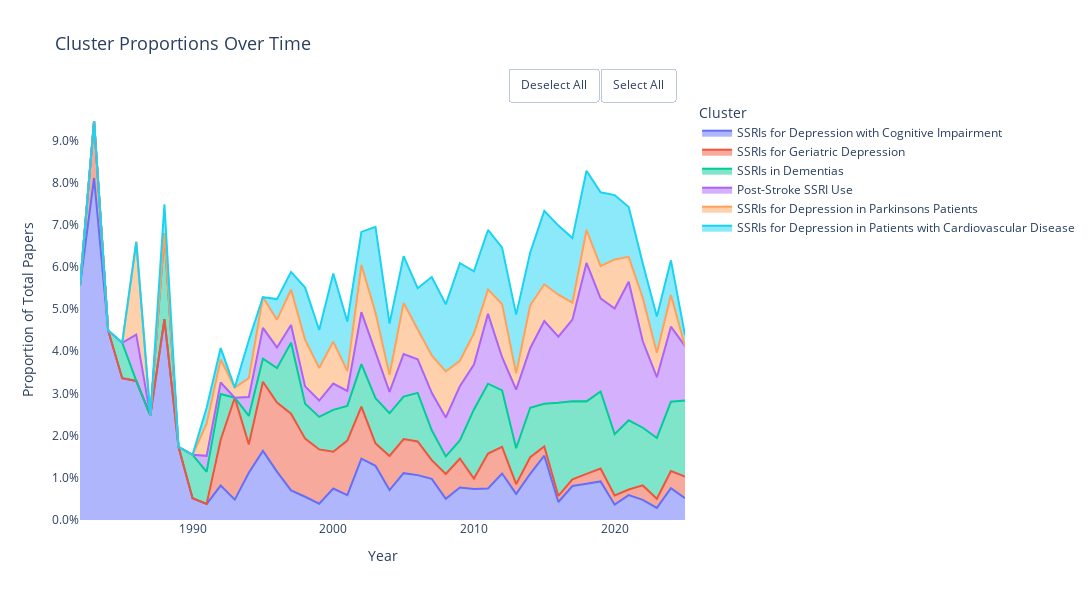

The notebook cell saved with this chart:
### Code cell
fig2

### Figure 1 — Plotly figure (JSON) as saved in the notebook; plotly's stock layout.template omitted (floating-point values rounded to 4 significant figures)
{"data": [{"fillpattern": {"shape": ""}, "hovertemplate": "<b>%{fullData.name}</b><br>Year: %{x}<br>Proportion: %{y:.2%}<extra></extra>", "legendgroup": "SSRIs for Depression with Cognitive Impairment", "line": {"color": "#636EFA"}, "marker": {"symbol": "circle"}, "mode": "lines", "name": "SSRIs for Depression with Cognitive Impairment", "orientation": "v", "showlegend": true, "stackgroup": "1", "type": "scatter", "x": [1982, 1983, 1984, 1985, 1986, 1987, 1988, 1989, 1990, 1991, 1992, 1993, 1994, 1995, 1996, 1997, 1998, 1999, 2000, 2001, 2002, 2003, 2004, 2005, 2006, 2007, 2008, 2009, 2010, 2011, 2012, 2013, 2014, 2015, 2016, 2017, 2018, 2019, 2020, 2021, 2022, 2023, 2024, 2025], "xaxis": "x", "y": [0.05556, 0.08108, 0.04494, 0.03361, 0.03297, 0.02479, 0.04762, 0.01734, 0.005155, 0.003802, 0.008152, 0.004831, 0.01121, 0.01639, 0.01146, 0.007003, 0.00551, 0.003861, 0.007463, 0.005882, 0.01456, 0.01283, 0.007085, 0.0111, 0.01064, 0.009752, 0.005029, 0.007719, 0.007371, 0.007457, 0.01102, 0.006182, 0.01096, 0.01524, 0.004274, 0.008052, 0.008594, 0.009139, 0.003634, 0.005909, 0.004785, 0.002882, 0.007524, 0.005155], "yaxis": "y"}, {"fillpattern": {"shape": ""}, "hovertemplate": "<b>%{fullData.name}</b><br>Year: %{x}<br>Proportion: %{y:.2%}<extra></extra>", "legendgroup": "SSRIs for Geriatric Depression", "line": {"color": "#EF553B"}, "marker": {"symbol": "circle"}, "mode": "lines", "name": "SSRIs for Geriatric Depression", "orientation": "v", "showlegend": true, "stackgroup": "1", "type": "scatter", "x": [1982, 1983, 1984, 1985, 1986, 1987, 1988, 1989, 1990, 1991, 1992, 1993, 1994, 1995, 1996, 1997, 1998, 1999, 2000, 2001, 2002, 2003, 2004, 2005, 2006, 2007, 2008, 2009, 2010, 2011, 2012, 2013, 2014, 2015, 2016, 2017, 2018, 2019, 2020, 2021, 2022, 2023, 2024, 2025], "xaxis": "x", "y": [0.0, 0.01351, 0.0, 0.0, 0.0, 0.0, 0.0, 0.0, 0.0, 0.0, 0.01087, 0.02415, 0.006726, 0.01639, 0.01637, 0.01821, 0.01377, 0.01287, 0.008706, 0.01294, 0.01232, 0.005348, 0.008097, 0.008073, 0.007979, 0.004433, 0.005868, 0.006861, 0.002457, 0.008285, 0.006299, 0.002318, 0.003915, 0.002177, 0.001425, 0.00161, 0.002344, 0.003046, 0.00218, 0.001313, 0.003418, 0.002161, 0.004104, 0.005155], "yaxis": "y"}, {"fillpattern": {"shape": ""}, "hovertemplate": "<b>%{fullData.name}</b><br>Year: %{x}<br>Proportion: %{y:.2%}<extra></extra>", "legendgroup": "SSRIs in Dementias", "line": {"color": "#00CC96"}, "marker": {"symbol": "circle"}, "mode": "lines", "name": "SSRIs in Dementias", "orientation": "v", "showlegend": true, "stackgroup": "1", "type": "scatter", "x": [1982, 1983, 1984, 1985, 1986, 1987, 1988, 1989, 1990, 1991, 1992, 1993, 1994, 1995, 1996, 1997, 1998, 1999, 2000, 2001, 2002, 2003, 2004, 2005, 2006, 2007, 2008, 2009, 2010, 2011, 2012, 2013, 2014, 2015, 2016, 2017, 2018, 2019, 2020, 2021, 2022, 2023, 2024, 2025], "xaxis": "x", "y": [0.0, 0.0, 0.0, 0.008403, 0.0, 0.0, 0.02041, 0.0, 0.01031, 0.007605, 0.01087, 0.0, 0.006726, 0.005464, 0.008183, 0.01681, 0.008264, 0.007722, 0.00995, 0.008235, 0.01008, 0.0107, 0.01012, 0.01009, 0.01152, 0.007092, 0.004191, 0.004288, 0.01638, 0.01657, 0.01339, 0.008501, 0.01175, 0.01016, 0.02208, 0.01852, 0.01719, 0.01828, 0.01453, 0.01641, 0.01367, 0.01441, 0.01642, 0.01804], "yaxis": "y"}, {"fillpattern": {"shape": ""}, "hovertemplate": "<b>%{fullData.name}</b><br>Year: %{x}<br>Proportion: %{y:.2%}<extra></extra>", "legendgroup": "Post-Stroke SSRI Use", "line": {"color": "#AB63FA"}, "marker": {"symbol": "circle"}, "mode": "lines", "name": "Post-Stroke SSRI Use", "orientation": "v", "showlegend": true, "stackgroup": "1", "type": "scatter", "x": [1982, 1983, 1984, 1985, 1986, 1987, 1988, 1989, 1990, 1991, 1992, 1993, 1994, 1995, 1996, 1997, 1998, 1999, 2000, 2001, 2002, 2003, 2004, 2005, 2006, 2007, 2008, 2009, 2010, 2011, 2012, 2013, 2014, 2015, 2016, 2017, 2018, 2019, 2020, 2021, 2022, 2023, 2024, 2025], "xaxis": "x", "y": [0.0, 0.0, 0.0, 0.0, 0.01099, 0.0, 0.0, 0.0, 0.0, 0.003802, 0.002717, 0.0, 0.004484, 0.007286, 0.00491, 0.004202, 0.004132, 0.003861, 0.006219, 0.003529, 0.01232, 0.0107, 0.005061, 0.01009, 0.007979, 0.008865, 0.00922, 0.01286, 0.01065, 0.01657, 0.007874, 0.01391, 0.0141, 0.01959, 0.01567, 0.01932, 0.03281, 0.02209, 0.0298, 0.03283, 0.02051, 0.01441, 0.01778, 0.01289], "yaxis": "y"}, {"fillpattern": {"shape": ""}, "hovertemplate": "<b>%{fullData.name}</b><br>Year: %{x}<br>Proportion: %{y:.2%}<extra></extra>", "legendgroup": "SSRIs for Depression in Parkinsons Patients", "line": {"color": "#FFA15A"}, "marker": {"symbol": "circle"}, "mode": "lines", "name": "SSRIs for Depression in Parkinsons Patients", "orientation": "v", "showlegend": true, "stackgroup": "1", "type": "scatter", "x": [1982, 1983, 1984, 1985, 1986, 1987, 1988, 1989, 1990, 1991, 1992, 1993, 1994, 1995, 1996, 1997, 1998, 1999, 2000, 2001, 2002, 2003, 2004, 2005, 2006, 2007, 2008, 2009, 2010, 2011, 2012, 2013, 2014, 2015, 2016, 2017, 2018, 2019, 2020, 2021, 2022, 2023, 2024, 2025], "xaxis": "x", "y": [0.0, 0.0, 0.0, 0.0, 0.02198, 0.0, 0.0, 0.0, 0.0, 0.007605, 0.005435, 0.002415, 0.004484, 0.007286, 0.006547, 0.008403, 0.01102, 0.007722, 0.00995, 0.004706, 0.0112, 0.009626, 0.004049, 0.01211, 0.007092, 0.008865, 0.0109, 0.006003, 0.007371, 0.0058, 0.0126, 0.003864, 0.01018, 0.008708, 0.009972, 0.004026, 0.007812, 0.007616, 0.01163, 0.005909, 0.01025, 0.005764, 0.007524, 0.0], "yaxis": "y"}, {"fillpattern": {"shape": ""}, "hovertemplate": "<b>%{fullData.name}</b><br>Year: %{x}<br>Proportion: %{y:.2%}<extra></extra>", "legendgroup": "SSRIs for Depression in Patients with Cardiovascular Disease", "line": {"color": "#19D3F3"}, "marker": {"symbol": "circle"}, "mode": "lines", "name": "SSRIs for Depression in Patients with Cardiovascular Disease", "orientation": "v", "showlegend": true, "stackgroup": "1", "type": "scatter", "x": [1982, 1983, 1984, 1985, 1986, 1987, 1988, 1989, 1990, 1991, 1992, 1993, 1994, 1995, 1996, 1997, 1998, 1999, 2000, 2001, 2002, 2003, 2004, 2005, 2006, 2007, 2008, 2009, 2010, 2011, 2012, 2013, 2014, 2015, 2016, 2017, 2018, 2019, 2020, 2021, 2022, 2023, 2024, 2025], "xaxis": "x", "y": [0.0, 0.0, 0.0, 0.0, 0.0, 0.0, 0.006803, 0.0, 0.0, 0.003802, 0.002717, 0.0, 0.008969, 0.0, 0.00491, 0.004202, 0.0124, 0.009009, 0.01617, 0.01176, 0.007839, 0.02032, 0.01215, 0.0111, 0.009752, 0.01862, 0.01593, 0.02316, 0.01474, 0.01408, 0.01339, 0.01391, 0.01253, 0.01742, 0.01638, 0.0153, 0.01406, 0.01752, 0.01526, 0.01182, 0.008202, 0.008646, 0.008208, 0.002577], "yaxis": "y"}], "layout": {"height": 600, "hovermode": "closest", "legend": {"font": {"size": 12}, "orientation": "v", "title": {"font": {"size": 14}, "text": "Cluster"}, "tracegroupgap": 0, "traceorder": "normal", "x": 1.02, "xanchor": "left", "y": 1, "yanchor": "top"}, "margin": {"r": 150}, "plot_bgcolor": "white", "title": {"font": {"size": 18}, "text": "Cluster Proportions Over Time"}, "updatemenus": [{"buttons": [{"args": [{"visible": "legendonly"}], "label": "Deselect All", "method": "restyle"}, {"args": [{"visible": true}], "label": "Select All", "method": "restyle"}], "direction": "left", "pad": {"r": 10, "t": 10}, "showactive": false, "type": "buttons", "x": 1, "xanchor": "right", "y": 1.1, "yanchor": "top"}], "width": 1200, "xaxis": {"anchor": "y", "domain": [0, 1], "title": {"font": {"size": 14}, "text": "Year"}}, "yaxis": {"anchor": "x", "domain": [0, 1], "tickformat": ".1%", "title": {"font": {"size": 14}, "text": "Proportion of Total Papers"}}}}
